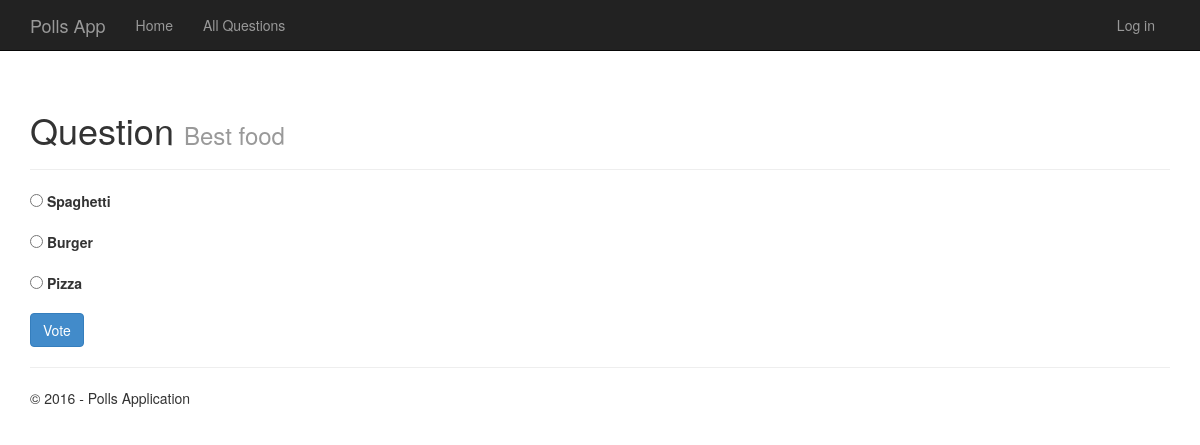
The app's page /polls/2/ with its own data.
### polls/models.py (models this page shows, shortened)
class Question(models.Model):
    question_text = models.CharField(max_length=200)
    pub_date = models.DateTimeField('date published')

class Choice(models.Model):
    question = models.ForeignKey(Question, on_delete=models.CASCADE)
    choice_text = models.CharField(max_length=200)
    votes = models.IntegerField(default=0)

### polls/views.py (the view)
# urls.py: url(r'^(?P<question_id>[0-9]+)/$', views.detail, name='detail'),
def detail(request, question_id):
    question = get_object_or_404(Question, pk=question_id)
    return render(
        request,
        'polls/detail.html',
        {
            'question': question,
            'title':'Details',
            'year':datetime.now().year,
        })

### polls/templates/polls/detail.html (shortened to what this page needs)
﻿{% extends "polls/layout.html" %}
{% block content %}
<div class="page-header">
	<h1>Question <small>{{ question.question_text }}</small></h1>
</div>
<p class="lead">
    <form action="{% url 'polls:vote' question.id %}" method="post">
        {% for choice in question.choice_set.all %}
        <div class="form-group">
            <input type="radio" name="choice" id="choice{{ forloop.counter }}" value="{{ choice.id }}" />
            <label for="choice{{ forloop.counter }}">{{ choice.choice_text }}</label><br />
        </div>
        {% endfor %}
        <input class="btn btn-primary" type="submit" value="Vote" />
    </form>
</p>
{% endblock %}

### records on screen
Question: question_text "Best food"
Choice: choice_text "Spaghetti"
Choice: choice_text "Burger"
Choice: choice_text "Pizza"
